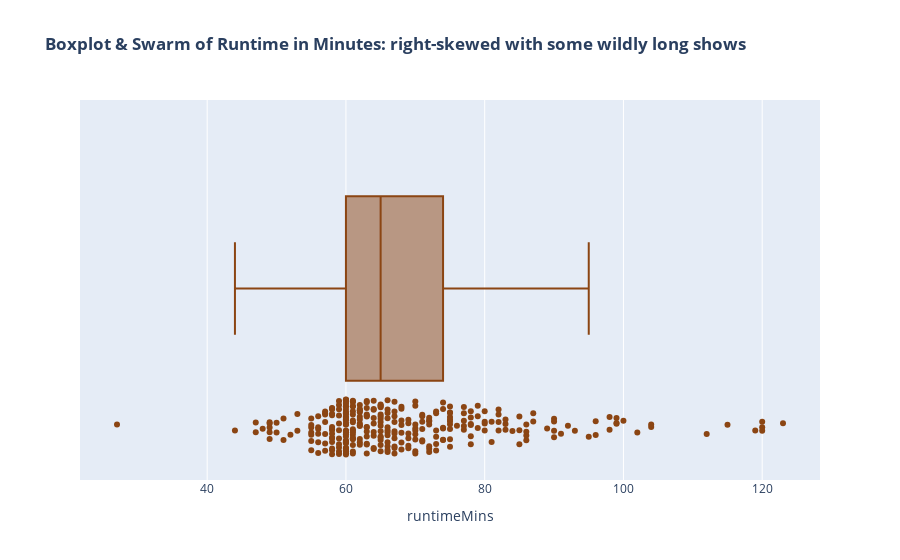

The notebook cell this image was saved under:
### Code cell
px.box(metascripts, 
       x = 'runtimeMins', 
       hover_data=['artist', 'title'], 
       color_discrete_sequence=['saddlebrown'], 
       points = 'all',
       title = '<b>Boxplot & Swarm of Runtime in Minutes: right-skewed with some wildly long shows<b>')

### Figure 1 — Plotly figure (JSON) as saved in the notebook; plotly's stock layout.template omitted (floating-point values rounded to 4 significant figures; data arrays with more than 128 entries replaced by an {"elided": "..."} marker saying what was removed)
{"data": [{"alignmentgroup": "True", "boxpoints": "all", "customdata": {"elided": "316x2 str values"}, "hovertemplate": "runtimeMins=%{x}<br>artist=%{customdata[0]}<br>title=%{customdata[1]}<extra></extra>", "legendgroup": "", "marker": {"color": "saddlebrown"}, "name": "", "notched": false, "offsetgroup": "", "orientation": "h", "showlegend": false, "type": "box", "x": {"elided": "316 int values"}, "x0": " ", "xaxis": "x", "y0": " ", "yaxis": "y"}], "layout": {"boxmode": "group", "legend": {"tracegroupgap": 0}, "title": {"text": "<b>Boxplot & Swarm of Runtime in Minutes: right-skewed with some wildly long shows<b>"}, "xaxis": {"anchor": "y", "domain": [0, 1], "title": {"text": "runtimeMins"}}, "yaxis": {"anchor": "x", "domain": [0, 1]}}}
